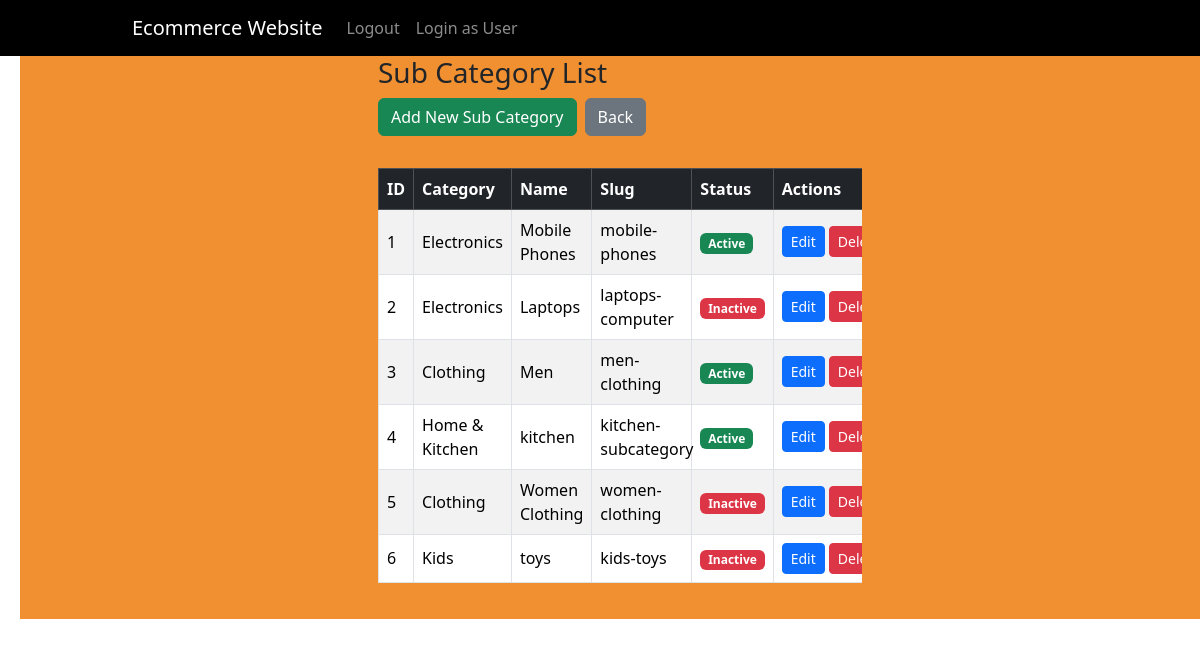
Screenshot of /products/subcategory/ (signed in) with the database file from the repository.
### products/models.py (models this page shows, shortened)
class SubCategory(models.Model):
	category=models.ForeignKey(Category,on_delete=models.CASCADE)
	name=models.CharField(max_length=100)
	slug=models.SlugField(unique=True)
	status=models.BooleanField(default=True)

class Category(models.Model):
	name=models.CharField(max_length=100,unique=True)
	slug=models.SlugField(unique=True)
	description=models.TextField(blank=True)
	status=models.BooleanField(default=True)
	def __str__(self):
		return self.name

### products/views.py (the view)
# urls.py: path('subcategory/', SubCategoryListView.as_view(), name='subcategory_list'),
class  SubCategoryListView(LoginRequiredMixin,PermissionRequiredMixin,ListView):
	model=SubCategory
	form_class=SubCategoryForm
	template_name='admin_panel/subcategory_list.html'
	success_url= reverse_lazy('admin_panel:admin-dashoard')
	context_object_name='subcategories'
	permission_required='admin_panel.view_subcategory'

### admin_panel/templates/admin_panel/subcategory_list.html
{% extends "admin_panel/Base.html" %}
{% load static %}
{% block content %}
<div class="container-fluid px-2">
    <div class="row">
        <div class="col-12">
            <h3 class="mt-3">Sub Category List</h3>
            <div class="mb-3 d-flex flex-wrap gap-2">
            <a href="{% url 'admin_panel:subcategory_add' %}" class="btn btn-success mb-3">Add New Sub Category</a>
<a href="{% url 'admin-dashboard' %}" class="btn btn-secondary mb-3">Back</a>
</div>
            {% if subcategories %}
            <div class="table-responsive">
            <table class="table table-bordered table-striped align-middle">
                <thead class="table-dark">
                    <tr>
                        <th>ID</th>
                        <th>Category</th>
                        <th>Name</th>
                        <th>Slug</th>
                         <th>Status</th>
                         <th>Actions</th>
                    </tr>
                </thead>
                <tbody>
                    {% for subcategory in subcategories %}
                    <tr>
                        <td> {{subcategory.id }}</td>
                        <td>{{ subcategory.category }}</td>
                        <td>{{ subcategory.name }}</td>
                         <td>{{ subcategory.slug }}</td>
                        <td >
                            {% if subcategory.status %}
                                <span class="badge bg-success">Active</span>
                            {% else %}
                                <span class="badge bg-danger">Inactive</span>
                            {% endif %}
                        </td>
                        <td >
                            <div class="d-flex flex-column flex-md-row gap-1">
                            <a href="{% url 'admin_panel:subcategory_edit' subcategory.slug %}" class="btn btn-primary btn-sm">Edit</a>
                            <a href="{% url 'admin_panel:subcategory_delete' subcategory.slug %}" class="btn btn-danger btn-sm"
                               onclick="return confirm('Are you sure you want to delete this category?');">Delete</a>
                           </div>
                        </td>
                    </tr>
                    {% endfor %}
                </tbody>
            </table>
        </div>
            {% else %}
            <p class="text-center">No categories found.</p>
            {% endif %}
        </div>
    </div>
</div>
{% endblock %}

### admin_panel/static/css/style.css (style rules this page uses)
html,body { background-color: #fff; justify-content: center; align-items: center; overflow-x: auto; }
.container-fluid { max-width: 500px; }
.table-responsive { overflow-x: auto; }
th, td { white-space: normal; max-width: 100px; }
.table-responsive { position: relative; z-index: 1; }

### rows the page displays
SubCategory: id "1", category "Electronics", name "Mobile Phones", slug "mobile-phones", status "Active"
SubCategory: id "2", category "Electronics", name "Laptops", slug "laptops-computer", status "Inactive"
SubCategory: id "3", category "Clothing", name "Men", slug "men-clothing", status "Active"
SubCategory: id "4", category "Home & Kitchen", name "kitchen", slug "kitchen-subcategory", status "Active"
SubCategory: id "5", category "Clothing", name "Women Clothing", slug "women-clothing", status "Inactive"
SubCategory: id "6", category "Kids", name "toys", slug "kids-toys", status "Inactive"
